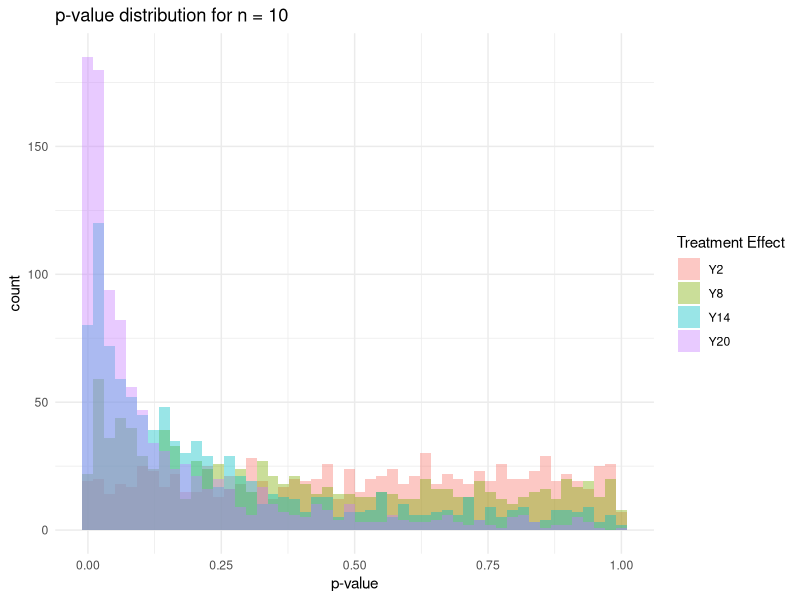

Write R code to recreate this figure. (Note: a time limit stopped this script after it produced the figure.)
## ---- chunk 1
library(data.table)
library(here)
library(ggplot2)
library(tidyr)

set.seed(10)

#Create dummy data
#assuming that: 
    # control group has 80% of people taking elevator with a SD of 15%
    # treatment effect is a 2-20% reduction in people taking the elevator'

d <- data.table(
  id = 1:1100
) 
d[ , D := sample(c('treatment', 'control'), size=.N, replace=T)]
d[D == "control",   Y_control   := rnorm(n=.N, mean=80, sd=15)]

#set up four possible treatment effect sizes [2, 8, 14, 20]
d[D == "treatment", Y2_treatment := rnorm(n=.N, mean=78, sd=15)]
d[D == "treatment", Y8_treatment := rnorm(n=.N, mean=72, sd=15)]
d[D == "treatment", Y14_treatment := rnorm(n=.N, mean=66, sd=15)]
d[D == "treatment", Y20_treatment := rnorm(n=.N, mean=60, sd=15)]

d[, Y2 := ifelse(D == "control", Y_control, Y2_treatment)]
d[, Y8 := ifelse(D == "control", Y_control, Y8_treatment)]
d[, Y14 := ifelse(D == "control", Y_control, Y14_treatment)]
d[, Y20 := ifelse(D == "control", Y_control, Y20_treatment)]

## ---- chunk 2

#initialize random sample of 10 people
d10 <- d[, .SD[sample(.N, 5)], keyby = D]
#set up place to store p values
p_values <- c()
#list out hypothetical treatment sizes to run t test on
treatments_to_test <- c("Y2", "Y8", "Y14", "Y20")


for (treatment_effect in treatments_to_test) {
  t_test_ten_people <- t.test(d10[D == 'control', ..treatment_effect],
                              d10[D == 'treatment', ..treatment_effect])
  p_values <- c(p_values, t_test_ten_people$p.value)
}

p_values

## ---- chunk 3
# fill this in with the p-values from your power analysis

#create a table to plot p-values per treatment effect
t_test_p_values <- data.table(
  id = 1:1000
) 

for (treatment_effect in treatments_to_test) {
  t_test_p_values_i <- c()
  for (i in 1:1000) {
    d10_i <- d[, .SD[sample(.N, 5)], keyby = D]
    
    t_test_ten_people_i <- t.test(d10_i[D == 'control', ..treatment_effect],
                                d10_i[D == 'treatment', ..treatment_effect])
    t_test_p_values_i <- c(t_test_p_values_i, t_test_ten_people_i$p.value)
  }
  t_test_p_values[, (treatment_effect) := t_test_p_values_i]
}
## you can either write a for loop, use an apply method, or use replicate 
## (which is an easy-of-use wrapper to an apply method)
## ---- chunk 4

# Reshape the data from wide to long format
t_test_p_values_long <- melt(t_test_p_values, id.vars = "id", 
                             variable.name = "treatment_effect", 
                             value.name = "p_value")

# Plot the 4 series (columns) as histograms
ggplot(t_test_p_values_long, aes(x = p_value, fill = treatment_effect)) + 
  geom_histogram(bins = 50, alpha = 0.4, position = "identity") + 
  labs(
    title = 'p-value distribution for n = 10',
    x = 'p-value',
    fill = 'Treatment Effect'
  ) + 
  theme_minimal()

## ---- chunk 5

#create a data table to record t-test rejects across varying sample sizes
experiment_simulations <- data.table(
  sample_size = integer(),
  t_test_rejects = numeric(),
  treatment_effect = character()
)

#make a vector to iterate through different numbers of people in the sample
people_in_sample <- c(seq(10,1000, by = 10)) #sequence 10-100 increment by 10 

#three nested for loops this is embarrassing.

#loop over the different possible treatment effects
for (treatment_effect in treatments_to_test) {
  
  #loop over the possible number of people we could have in our sample
  for (i in 1:(length(people_in_sample))) {
    t_test_p_values_i <- rep(NA, 1000) 
    
    #simulate 100 randomized experiments with each setting for n (sample size)
    for (j in 1:1000) {
      d_i_j <- d[, .SD[sample(.N, people_in_sample[i]/2)], keyby = D]
      t_test_i_people_j <- t.test(d_i_j[D == 'control', ..treatment_effect],
                                  d_i_j[D == 'treatment', ..treatment_effect])
      t_test_p_values_i[j] <- t_test_i_people_j$p.value
    }
    t_test_rejects_i <- sum(t_test_p_values_i < 0.05) / length(t_test_p_values_i)
    new_row = data.table(sample_size = people_in_sample[i],
                         t_test_rejects = t_test_rejects_i, 
                         treatment_effect = treatment_effect)
    experiment_simulations <- rbind(experiment_simulations, new_row)
  }
}

## ---- chunk 6

ggplot(experiment_simulations) +
  aes(x = sample_size, y = t_test_rejects, color = treatment_effect) + 
  geom_line(linewidth = 1, alpha = 0.5) +  # Creates the line
  geom_point(size = 1) +  # Adds points at each sample size
  labs(
    title = "Proportion of T-Test Rejections by Sample Size",
    x = "Sample Size",
    y = "Proportion of Rejections (p < 0.05)"
    ) +
  theme_minimal()
